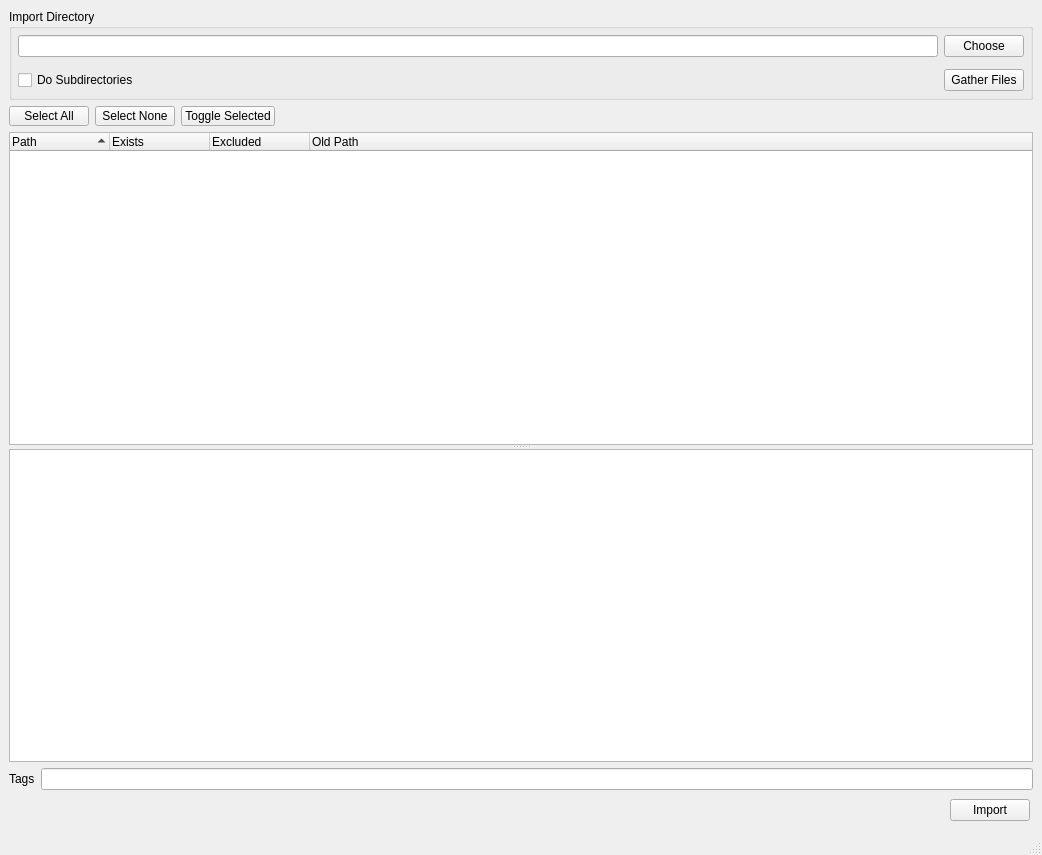
<?xml version="1.0" encoding="UTF-8"?>
<ui version="4.0">
 <class>DirectoryImport</class>
 <widget class="QMainWindow" name="DirectoryImport">
  <property name="geometry">
   <rect>
    <x>0</x>
    <y>0</y>
    <width>1042</width>
    <height>855</height>
   </rect>
  </property>
  <property name="windowTitle">
   <string>Bach Directory Import</string>
  </property>
  <widget class="QWidget" name="centralwidget">
   <layout class="QVBoxLayout" name="verticalLayout">
    <item>
     <widget class="QGroupBox" name="groupBox">
      <property name="title">
       <string>Import Directory</string>
      </property>
      <layout class="QVBoxLayout" name="verticalLayout_2">
       <property name="margin">
        <number>3</number>
       </property>
       <item>
        <widget class="QWidget" name="widget" native="true">
         <layout class="QHBoxLayout" name="horizontalLayout">
          <property name="margin">
           <number>3</number>
          </property>
          <item>
           <widget class="QLineEdit" name="mDirectory">
            <property name="text">
             <string/>
            </property>
           </widget>
          </item>
          <item>
           <widget class="QPushButton" name="mDirectoryChoose">
            <property name="text">
             <string>Choose</string>
            </property>
           </widget>
          </item>
         </layout>
        </widget>
       </item>
       <item>
        <widget class="QWidget" name="widget_2" native="true">
         <layout class="QHBoxLayout" name="horizontalLayout_2">
          <property name="margin">
           <number>3</number>
          </property>
          <item>
           <widget class="QCheckBox" name="mDoSubdirsCB">
            <property name="text">
             <string>Do Subdirectories</string>
            </property>
           </widget>
          </item>
          <item>
           <spacer name="horizontalSpacer">
            <property name="orientation">
             <enum>Qt::Horizontal</enum>
            </property>
            <property name="sizeHint" stdset="0">
             <size>
              <width>40</width>
              <height>20</height>
             </size>
            </property>
           </spacer>
          </item>
          <item>
           <widget class="QPushButton" name="mGatherFilesBtn">
            <property name="text">
             <string>Gather Files</string>
            </property>
           </widget>
          </item>
         </layout>
        </widget>
       </item>
      </layout>
     </widget>
    </item>
    <item>
     <layout class="QHBoxLayout" name="horizontalLayout_4">
      <item>
       <widget class="QPushButton" name="mSelectAllButton">
        <property name="maximumSize">
         <size>
          <width>16777215</width>
          <height>20</height>
         </size>
        </property>
        <property name="text">
         <string>Select All</string>
        </property>
       </widget>
      </item>
      <item>
       <widget class="QPushButton" name="mSelectNoneButton">
        <property name="maximumSize">
         <size>
          <width>16777215</width>
          <height>20</height>
         </size>
        </property>
        <property name="text">
         <string>Select None</string>
        </property>
       </widget>
      </item>
      <item>
       <widget class="QPushButton" name="mToggleButton">
        <property name="maximumSize">
         <size>
          <width>16777215</width>
          <height>20</height>
         </size>
        </property>
        <property name="text">
         <string>Toggle Selected</string>
        </property>
       </widget>
      </item>
      <item>
       <spacer name="horizontalSpacer_3">
        <property name="orientation">
         <enum>Qt::Horizontal</enum>
        </property>
        <property name="sizeHint" stdset="0">
         <size>
          <width>40</width>
          <height>20</height>
         </size>
        </property>
       </spacer>
      </item>
     </layout>
    </item>
    <item>
     <widget class="QSplitter" name="splitter">
      <property name="orientation">
       <enum>Qt::Vertical</enum>
      </property>
      <widget class="QTreeWidget" name="mFileTree">
       <property name="sizePolicy">
        <sizepolicy hsizetype="Preferred" vsizetype="Expanding">
         <horstretch>0</horstretch>
         <verstretch>0</verstretch>
        </sizepolicy>
       </property>
       <property name="minimumSize">
        <size>
         <width>0</width>
         <height>0</height>
        </size>
       </property>
       <property name="maximumSize">
        <size>
         <width>16777215</width>
         <height>16777215</height>
        </size>
       </property>
       <property name="alternatingRowColors">
        <bool>true</bool>
       </property>
       <property name="selectionMode">
        <enum>QAbstractItemView::ExtendedSelection</enum>
       </property>
       <property name="rootIsDecorated">
        <bool>false</bool>
       </property>
       <property name="sortingEnabled">
        <bool>true</bool>
       </property>
       <column>
        <property name="text">
         <string>Path</string>
        </property>
       </column>
       <column>
        <property name="text">
         <string>Exists</string>
        </property>
       </column>
       <column>
        <property name="text">
         <string>Excluded</string>
        </property>
       </column>
       <column>
        <property name="text">
         <string>Old Path</string>
        </property>
       </column>
      </widget>
      <widget class="QPlainTextEdit" name="log">
       <property name="sizePolicy">
        <sizepolicy hsizetype="Minimum" vsizetype="Expanding">
         <horstretch>0</horstretch>
         <verstretch>0</verstretch>
        </sizepolicy>
       </property>
       <property name="minimumSize">
        <size>
         <width>0</width>
         <height>0</height>
        </size>
       </property>
       <property name="maximumSize">
        <size>
         <width>16777215</width>
         <height>16777215</height>
        </size>
       </property>
       <property name="font">
        <font>
         <family>Monospace</family>
         <pointsize>8</pointsize>
        </font>
       </property>
       <property name="readOnly">
        <bool>true</bool>
       </property>
      </widget>
     </widget>
    </item>
    <item>
     <layout class="QHBoxLayout" name="horizontalLayout_5">
      <item>
       <widget class="QLabel" name="label">
        <property name="text">
         <string>Tags</string>
        </property>
       </widget>
      </item>
      <item>
       <widget class="QLineEdit" name="mTagEdit">
        <property name="toolTip">
         <string>comma separated list of tags for imported items</string>
        </property>
       </widget>
      </item>
     </layout>
    </item>
    <item>
     <widget class="QWidget" name="widget_3" native="true">
      <layout class="QHBoxLayout" name="horizontalLayout_3">
       <property name="margin">
        <number>3</number>
       </property>
       <item>
        <spacer name="horizontalSpacer_2">
         <property name="orientation">
          <enum>Qt::Horizontal</enum>
         </property>
         <property name="sizeHint" stdset="0">
          <size>
           <width>40</width>
           <height>20</height>
          </size>
         </property>
        </spacer>
       </item>
       <item>
        <widget class="QPushButton" name="mImportBtn">
         <property name="text">
          <string>Import</string>
         </property>
        </widget>
       </item>
      </layout>
     </widget>
    </item>
   </layout>
  </widget>
  <widget class="QStatusBar" name="statusBar"/>
 </widget>
 <resources/>
 <connections/>
</ui>
